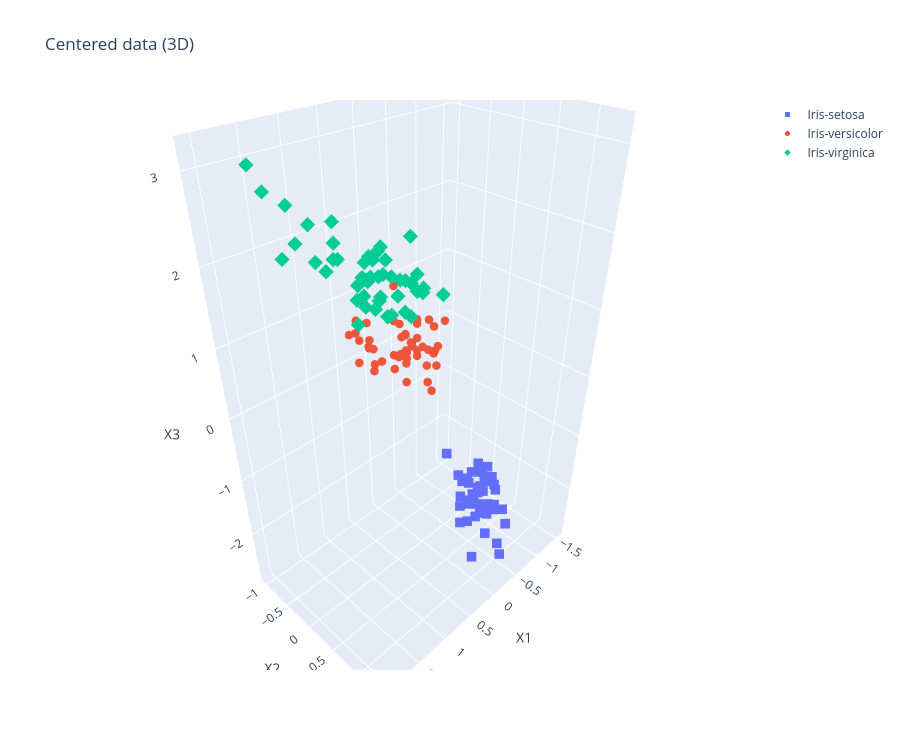

The cell this chart's notebook holds for it:
### Markdown cell above
### Step 4: Centred data in 3D

> Calculate the centered version of the first three dimensions. Plot centered data points in 3D in a new plot.

### Code cell
mu3 = X3.T @ ones / n
Z3 = X3 - np.outer(ones, mu3)
print("mean vector:", mu3)

def centred_3d_figure():
    fig = go.Figure()
    scatter_3d(fig, Z3, size=5)
    fig.update_layout(title="Centered data (3D)",
                      scene=dict(xaxis_title="X1", yaxis_title="X2", zaxis_title="X3",
                                 aspectmode="data"),
                      width=900, height=750)
    return fig

centred_3d_figure().show()
